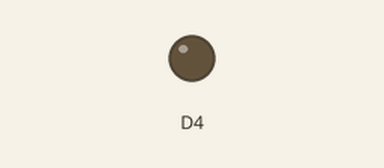
The program below on a simulated ESP8266 (Wemos D1 mini). Parts: output pins drawn as LEDs (lit = HIGH). WiFi joins after 1.5 s; servers stay silent unless stated; random numbers use the default seed unless the program sets one; no MQTT or app messages arrive unless stated; what the program prints to the serial monitor is not drawn.

Above: at 0.8 s.
At 2.6 s:
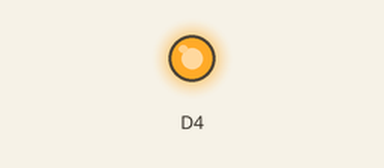
Timing chart, 0 to 4.1 s (numbered marks = the images above):
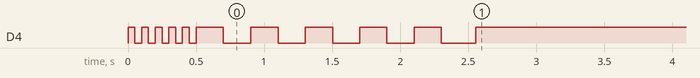

The program:

main.cpp
```cpp
#include "Arduino.h"
#include <ESP8266WiFi.h>
#include <PubSubClient.h>
#include <SoftwareSerial.h> //Included SoftwareSerial Library

//Debug Option
//#define DEBUG

const char *mqtt_server = "192.168.1.79";

// Wifi Setting
#ifndef STASSID
#define STASSID "Livebox-19E2"
#define STAPSK "hcTzdCTZAqgVLxmKbM"
#endif

const char *ssid = STASSID;
const char *password = STAPSK;

// Serial with Arduino
int pinSoftRX = D6; // D6
int pinSoftTX = D5; // D5

//Function
void blink(int nb, int wait);
void reconnect();
void setup_serial();
void setup_wifi();
void setup_mqtt();
String readSerial();

// Use WiFiClient class to create TCP connections
WiFiClient espClient;
PubSubClient mqttClient(espClient);
SoftwareSerial arvSerial(pinSoftRX, pinSoftTX);

// MQTT Topics
String mainTopic = "proto1";
String cmndTopic = "cmnd";
String topic = cmndTopic + "/" + mainTopic + "/move";

// /------------------------------------------------------------------------------/
void setup()
{

    setup_serial();

    setup_wifi(); //test Branche 1

    setup_mqtt();

    digitalWrite(LED_BUILTIN, HIGH);
}


// /------------------------------------------------------------------------------/
void loop()
{
    //     // if ((millis() - lastTime) > timerDelay)
    //     // {
    //     // Read value of command
    String data = readSerial();

    if (data != "")
    {

        mqttClient.publish(topic.c_str(), data.c_str());
#ifdef DEBUG
        Serial.println(data);
#endif
        digitalWrite(LED_BUILTIN, LOW);
    }

    //   lastTime = millis();
    // }
}

// /------------------------------------------------------------------------------/
// /---- SUPPORT METHODES --------------------------------------------------------/
// /------------------------------------------------------------------------------/

// /Read serial communication with Arduino ---------------------------------------/
String readSerial()
{
    char chr;
    String data = "";

    do
    {
        if (arvSerial.available())
        {
            digitalWrite(LED_BUILTIN, HIGH);

            chr = arvSerial.read();
            if (chr != '#')
                data.concat(chr);
        }
    } while (chr != '#');

    arvSerial.flush();
    return data;
}

// /Wifi Setup -------------------------------------------------------------------/
void setup_wifi()
{
    blink(1, 200);

    // We start by connecting to a WiFi network
    Serial.println();
    Serial.print("Connecting to ");
    Serial.println(ssid);

    // We start by connecting to a WiFi network
    WiFi.mode(WIFI_STA);
    WiFi.begin(ssid, password);

    Serial.println();
    Serial.println();
    Serial.print("Wait for WiFi... ");

    while (WiFi.status() != WL_CONNECTED)
    {
        Serial.print(".");
        blink(1, 200);
    }

    randomSeed(micros());

    Serial.println("");
    Serial.println("WiFi connected");
    Serial.println("IP address: ");
    Serial.println(WiFi.localIP());
}

// /Serial Setup -------------------------------------------------------------------/
void setup_serial()
{
    pinMode(LED_BUILTIN, OUTPUT); // Initialize the BUILTIN_LED pin as an output
    digitalWrite(LED_BUILTIN, LOW);

    blink(5, 50);

    arvSerial.begin(9600);

    //Serial for debug
    Serial.begin(115200);
    Serial.println("Démarrage de l'ESP");
}

// /MQTT Setup -------------------------------------------------------------------/
void setup_mqtt()
{
    mqttClient.setServer(mqtt_server, 1883);

    if (!mqttClient.connected())
        reconnect();

    // mqttClient.loop();
}

// /MQTT reconnect -------------------------------------------------------------------/
void reconnect()
{
    // Loop until we're reconnected
    while (!mqttClient.connected())
    {
        Serial.print("Attempting MQTT connection...");
        // Create a random client ID
        String clientId = "ESP8266Client-";
        clientId += String(random(0xffff), HEX);
        // Attempt to connect
        if (mqttClient.connect(clientId.c_str()))
        {
            Serial.println("connected");
            // Once connected, publish an announcement...
            mqttClient.publish("stat/remote/status", "connected");
        }
        else
        {
            Serial.print("failed, rc=");
            Serial.print(mqttClient.state());
            Serial.println(" try again in 3 seconds");
            // Wait 5 seconds before retrying
            delay(3000);
        }
    }
}

void blink(int nb, int wait)
{
    for (byte i = 0; i < nb; i++)
    {
        digitalWrite(LED_BUILTIN, HIGH);
        delay(wait);
        digitalWrite(LED_BUILTIN, LOW);
        delay(wait);
    }
}
```
